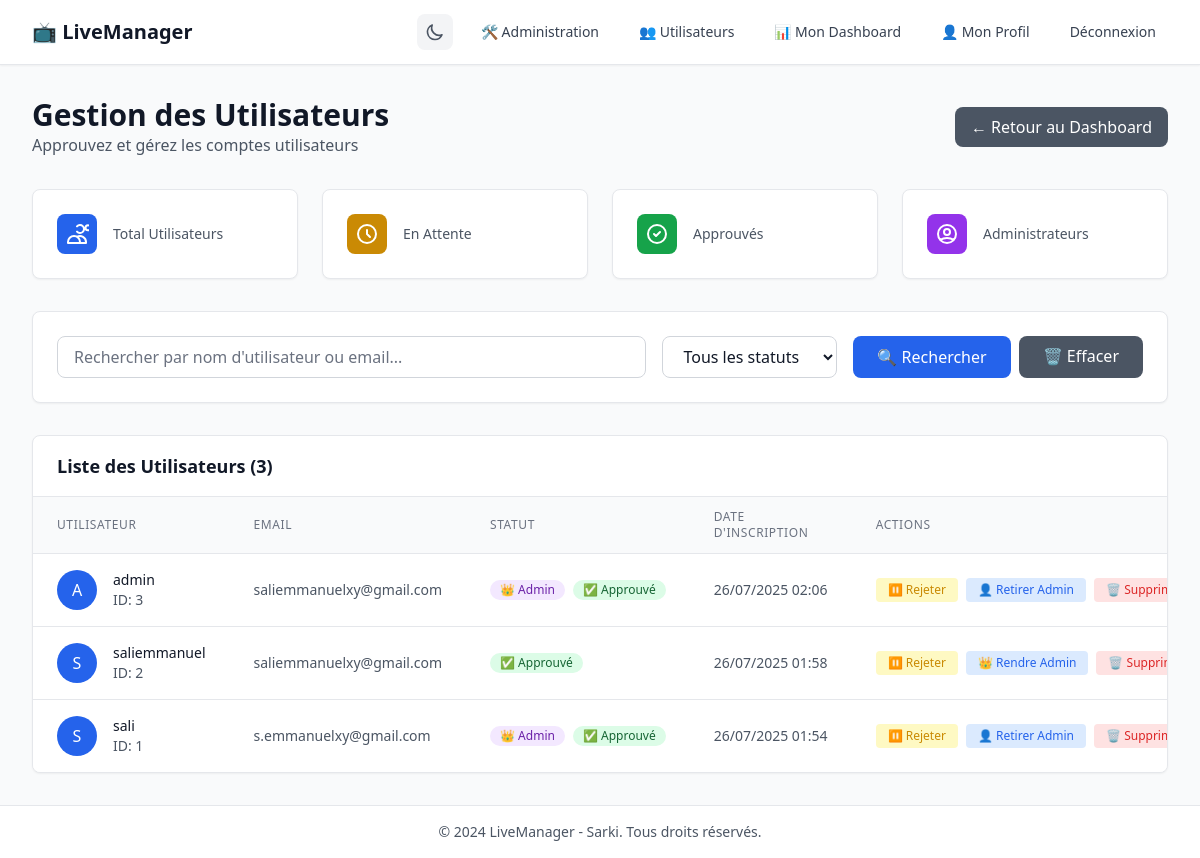
The app's page /admin-users/ (signed in), older data.
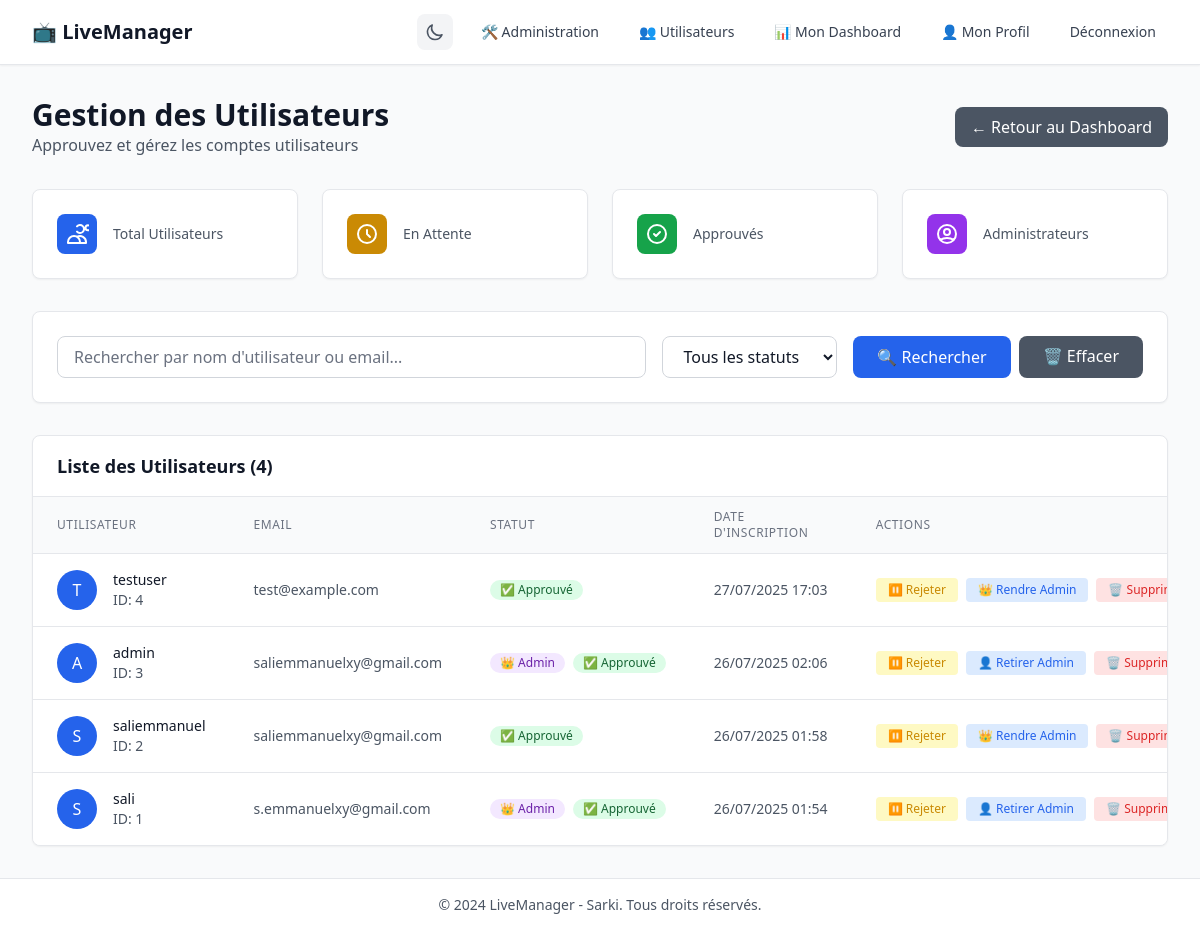
The same page, newer data.
### streams/models.py (models this page shows, shortened)
class User(AbstractUser):
    is_admin = models.BooleanField(default=False, verbose_name="Administrateur")
    is_approved = models.BooleanField(default=False, verbose_name="Approuvé")
    class Meta:
        verbose_name = "Utilisateur"
        verbose_name_plural = "Utilisateurs"

### streams/views.py (the view)
# urls.py: path("admin-users/", views.admin_users, name="admin_users"),
@user_passes_test(is_admin)
def admin_users(request):
    users = User.objects.all().order_by("-date_joined")
    return render(request, "streams/admin_users.html", {"users": users})

### templates/streams/admin_users.html (shortened to what this page needs)
{% extends 'base.html' %}
{% block content %}
<div class="space-y-8">
    <div class="flex justify-between items-center">
        <div>
            <h1 class="text-3xl font-bold text-gray-900 dark:text-white">Gestion des Utilisateurs</h1>
            <p class="text-gray-600 dark:text-gray-400">Approuvez et gérez les comptes utilisateurs</p>
        </div>
        <a href="{% url 'admin_dashboard' %}" class="bg-gray-600 hover:bg-gray-700 text-white px-4 py-2 rounded-lg font-medium transition-colors">
            ← Retour au Dashboard
        </a>
    </div>
    <div class="grid grid-cols-1 md:grid-cols-4 gap-6">
        <div class="bg-white dark:bg-gray-800 p-6 rounded-lg border border-gray-200 dark:border-gray-700 shadow-sm">
            <div class="flex items-center">
                <div class="p-2 bg-blue-600 rounded-lg">
                    <svg class="w-6 h-6 text-white" fill="none" stroke="currentColor" viewBox="0 0 24 24">
                        <path stroke-linecap="round" stroke-linejoin="round" stroke-width="2" d="M12 4.354a4 4 0 110 5.292M15 21H3v-1a6 6 0 0112 0v1zm0 0h6v-1a6 6 0 00-9-5.197m13.5-9a2.5 2.5 0 11-5 0 2.5 2.5 0 015 0z"></path>
                    </svg>
                </div>
                <div class="ml-4">
                    <p class="text-sm font-medium text-gray-600 dark:text-gray-400">Total Utilisateurs</p>
                </div>
            </div>
        </div>
        <div class="bg-white dark:bg-gray-800 p-6 rounded-lg border border-gray-200 dark:border-gray-700 shadow-sm">
            <div class="flex items-center">
                <div class="p-2 bg-yellow-600 rounded-lg">
                    <svg class="w-6 h-6 text-white" fill="none" stroke="currentColor" viewBox="0 0 24 24">
                        <path stroke-linecap="round" stroke-linejoin="round" stroke-width="2" d="M12 8v4l3 3m6-3a9 9 0 11-18 0 9 9 0 0118 0z"></path>
                    </svg>
                </div>
                <div class="ml-4">
                    <p class="text-sm font-medium text-gray-600 dark:text-gray-400">En Attente</p>
                </div>
            </div>
        </div>
        <div class="bg-white dark:bg-gray-800 p-6 rounded-lg border border-gray-200 dark:border-gray-700 shadow-sm">
            <div class="flex items-center">
                <div class="p-2 bg-green-600 rounded-lg">
                    <svg class="w-6 h-6 text-white" fill="none" stroke="currentColor" viewBox="0 0 24 24">
                        <path stroke-linecap="round" stroke-linejoin="round" stroke-width="2" d="M9 12l2 2 4-4m6 2a9 9 0 11-18 0 9 9 0 0118 0z"></path>
                    </svg>
                </div>
                <div class="ml-4">
                    <p class="text-sm font-medium text-gray-600 dark:text-gray-400">Approuvés</p>
                </div>
            </div>
        </div>
        <div class="bg-white dark:bg-gray-800 p-6 rounded-lg border border-gray-200 dark:border-gray-700 shadow-sm">
            <div class="flex items-center">
                <div class="p-2 bg-purple-600 rounded-lg">
                    <svg class="w-6 h-6 text-white" fill="none" stroke="currentColor" viewBox="0 0 24 24">
                        <path stroke-linecap="round" stroke-linejoin="round" stroke-width="2" d="M5.121 17.804A13.937 13.937 0 0112 16c2.5 0 4.847.655 6.879 1.804M15 10a3 3 0 11-6 0 3 3 0 016 0zm6 2a9 9 0 11-18 0 9 9 0 0118 0z"></path>
                    </svg>
                </div>
                <div class="ml-4">
                    <p class="text-sm font-medium text-gray-600 dark:text-gray-400">Administrateurs</p>
                </div>
            </div>
        </div>
    </div>
    <div class="bg-white dark:bg-gray-800 p-6 rounded-lg border border-gray-200 dark:border-gray-700 shadow-sm">
        <form method="get" class="flex flex-col md:flex-row gap-4">
            <div class="flex-1">
                <input type="text" name="search" value="{{ search }}"
                       placeholder="Rechercher par nom d'utilisateur ou email..."
                       class="w-full px-4 py-2 bg-white dark:bg-gray-700 border border-gray-300 dark:border-gray-600 rounded-lg text-gray-900 dark:text-white placeholder-gray-500 dark:placeholder-gray-400 focus:outline-none focus:ring-2 focus:ring-primary-500 focus:border-transparent">
            </div>
            <div>
                <select name="status" class="px-4 py-2 bg-white dark:bg-gray-700 border border-gray-300 dark:border-gray-600 rounded-lg text-gray-900 dark:text-white focus:outline-none focus:ring-2 focus:ring-primary-500 focus:border-transparent">
                    <option value="">Tous les statuts</option>
                </select>
            </div>
            <div class="flex gap-2">
                <button type="submit" class="bg-primary-600 hover:bg-primary-700 text-white px-6 py-2 rounded-lg font-medium transition-colors">
                    🔍 Rechercher
                </button>
                <a href="{% url 'admin_users' %}" class="bg-gray-600 hover:bg-gray-700 text-white px-6 py-2 rounded-lg font-medium transition-colors">
                    🗑️ Effacer
                </a>
            </div>
        </form>
    </div>
    <div class="bg-white dark:bg-gray-800 rounded-lg border border-gray-200 dark:border-gray-700 shadow-sm overflow-hidden">
        <div class="px-6 py-4 border-b border-gray-200 dark:border-gray-700">
            <h3 class="text-lg font-semibold text-gray-900 dark:text-white">Liste des Utilisateurs ({{ users.count }})</h3>
        </div>
        {% if users %}
            <div class="overflow-x-auto">
                <table class="min-w-full divide-y divide-gray-200 dark:divide-gray-700">
                    <thead class="bg-gray-50 dark:bg-gray-700">
                        <tr>
                            <th class="px-6 py-3 text-left text-xs font-medium text-gray-500 dark:text-gray-300 uppercase tracking-wider">Utilisateur</th>
                            <th class="px-6 py-3 text-left text-xs font-medium text-gray-500 dark:text-gray-300 uppercase tracking-wider">Email</th>
                            <th class="px-6 py-3 text-left text-xs font-medium text-gray-500 dark:text-gray-300 uppercase tracking-wider">Statut</th>
                            <th class="px-6 py-3 text-left text-xs font-medium text-gray-500 dark:text-gray-300 uppercase tracking-wider">Date d'inscription</th>
                            <th class="px-6 py-3 text-left text-xs font-medium text-gray-500 dark:text-gray-300 uppercase tracking-wider">Actions</th>
                        </tr>
                    </thead>
                    <tbody class="bg-white dark:bg-gray-800 divide-y divide-gray-200 dark:divide-gray-700">
                        {% for user in users %}
                            <tr class="hover:bg-gray-50 dark:hover:bg-gray-700 transition-colors">
                                <td class="px-6 py-4 whitespace-nowrap">
                                    <div class="flex items-center">
                                        <div class="flex-shrink-0 h-10 w-10">
                                            <div class="h-10 w-10 rounded-full bg-primary-600 flex items-center justify-center">
                                                <span class="text-white font-medium">{{ user.username|first|upper }}</span>
                                            </div>
                                        </div>
                                        <div class="ml-4">
                                            <div class="text-sm font-medium text-gray-900 dark:text-white">{{ user.username }}</div>
                                            <div class="text-sm text-gray-600 dark:text-gray-400">ID: {{ user.id }}</div>
                                        </div>
                                    </div>
                                </td>
                                <td class="px-6 py-4 whitespace-nowrap">
                                    <div class="text-sm text-gray-600 dark:text-gray-300">{{ user.email }}</div>
                                </td>
                                <td class="px-6 py-4 whitespace-nowrap">
                                    <div class="flex space-x-2">
                                        {% if user.is_admin %}
                                            <span class="inline-flex items-center px-2.5 py-0.5 rounded-full text-xs font-medium bg-purple-100 dark:bg-purple-900 text-purple-800 dark:text-purple-200">
                                                👑 Admin
                                            </span>
                                        {% endif %}
                                        {% if user.is_approved %}
                                            <span class="inline-flex items-center px-2.5 py-0.5 rounded-full text-xs font-medium bg-green-100 dark:bg-green-900 text-green-800 dark:text-green-200">
                                                ✅ Approuvé
                                            </span>
                                        {% else %}
                                            <span class="inline-flex items-center px-2.5 py-0.5 rounded-full text-xs font-medium bg-yellow-100 dark:bg-yellow-900 text-yellow-800 dark:text-yellow-200">
                                                ⏳ En attente
                                            </span>
                                        {% endif %}
                                    </div>
                                </td>
                                <td class="px-6 py-4 whitespace-nowrap text-sm text-gray-600 dark:text-gray-300">
                                    {{ user.date_joined|date:"d/m/Y H:i" }}
                                </td>
                                <td class="px-6 py-4 whitespace-nowrap text-sm font-medium">
                                    <div class="flex space-x-2">
                                        {% if not user.is_approved %}
                                            <form method="post" action="{% url 'approve_user' user.id %}" class="inline">
                                                {% csrf_token %}
                                                <button type="submit" class="text-green-600 dark:text-green-400 hover:text-green-500 dark:hover:text-green-300 bg-green-100 dark:bg-green-900 hover:bg-green-200 dark:hover:bg-green-800 px-3 py-1 rounded text-xs transition-colors">
                                                    ✅ Approuver
                                                </button>
                                            </form>
                                        {% else %}
                                            <form method="post" action="{% url 'reject_user' user.id %}" class="inline">
                                                <button type="submit" class="text-yellow-600 dark:text-yellow-400 hover:text-yellow-500 dark:hover:text-yellow-300 bg-yellow-100 dark:bg-yellow-900 hover:bg-yellow-200 dark:hover:bg-yellow-800 px-3 py-1 rounded text-xs transition-colors">
                                                    ⏸️ Rejeter
                                                </button>
                                            </form>
                                        {% endif %}
                                        <form method="post" action="{% url 'toggle_admin' user.id %}" class="inline">
                                            <button type="submit" class="text-blue-600 dark:text-blue-400 hover:text-blue-500 dark:hover:text-blue-300 bg-blue-100 dark:bg-blue-900 hover:bg-blue-200 dark:hover:bg-blue-800 px-3 py-1 rounded text-xs transition-colors">
                                                {% if user.is_admin %}👤 Retirer Admin{% else %}👑 Rendre Admin{% endif %}
                                            </button>
                                        </form>
                                        <form method="post" action="{% url 'delete_user' user.id %}" class="inline" onsubmit="return confirm('Êtes-vous sûr de vouloir supprimer cet utilisateur ?')">
                                            <button type="submit" class="text-red-600 dark:text-red-400 hover:text-red-500 dark:hover:text-red-300 bg-red-100 dark:bg-red-900 hover:bg-red-200 dark:hover:bg-red-800 px-3 py-1 rounded text-xs transition-colors">
                                                🗑️ Supprimer
                                            </button>
                                        </form>
                                    </div>
                                </td>
                            </tr>
                        {% endfor %}
                    </tbody>
                </table>
            </div>
        {% else %}
            <div class="p-6 text-center">
                <p class="text-gray-600 dark:text-gray-400">Aucun utilisateur trouvé.</p>
            </div>
        {% endif %}
    </div>
</div>
{% endblock %}

Row changes from the older to the newer data that the page shows:
added User: username|first "T", username "testuser", id "4", email "test@example.com", is_approved "✅ Approuvé", date_joined "27/07/2025 17:03", is_admin "👑 Rendre Admin"
Text that changed along with them:
{{ users.count }}: "3" → "4"
